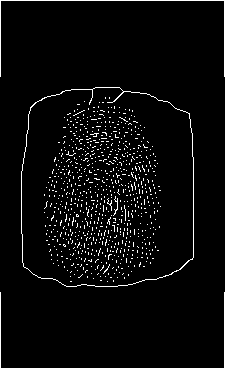
#> input picture output/3/012_3_1_thinned.png, 225 x 369 px
$ python sift_detect.py
#> lines starting #> are read from the running program, lines starting #| are printed output that depends on the picture; long printed decimals are rounded
import numpy as np
import cv2 as cv
import glob
import os

# Minimum match count to consider a valid match
MIN_MATCH_COUNT = 15

# Path to the directory with thinned images
output_dir = "./output/"

# Load the input image to find feature points
input_img = cv.imread("./output/3/012_3_1_thinned.png")
#> input_img is the input picture: shape (369, 225, 3); 4% white in thin lines or dots
input_img = input_img.astype("uint8")
gray = cv.cvtColor(input_img, cv.COLOR_BGR2GRAY)
#> gray: shape (369, 225); 4% white in thin lines or dots
sift = cv.xfeatures2d.SIFT_create()
kp1, des1 = sift.detectAndCompute(input_img, None)
#> kp1 = 328 keypoints; strongest (x, y, size): (77, 215, 2.3), (112, 220, 2.5), (114, 205, 3.2), (122, 230, 1.9)

flag = 0

# Loop through each subdirectory in the output folder
for sub_dir in os.listdir(output_dir):
    sub_dir_path = os.path.join(output_dir, sub_dir)

    # Check if the item is a directory
    if os.path.isdir(sub_dir_path):
        # Process each thinned .png file in the subdirectory
        for file in glob.glob(os.path.join(sub_dir_path, "*_thinned.png")):
            frame = cv.imread(file)
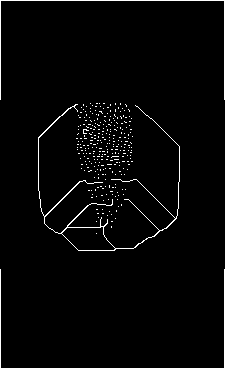
#> input picture output/101/101_1_thinned.png, 225 x 369 px
#> frame is the input picture: shape (369, 225, 3); 2.6% white in thin lines or dots
            frame = frame.astype("uint8")
            gray1 = cv.cvtColor(frame, cv.COLOR_BGR2GRAY)
#> gray1: shape (369, 225); 2.6% white in thin lines or dots

            # Detect keypoints and descriptors for the frame
            kp2, des2 = sift.detectAndCompute(frame, None)
#> kp2 = 115 keypoints; strongest (x, y, size): (109, 158, 2), (95, 141, 2.5), (111, 189, 2), (83, 148, 2)

            # Use FLANN based matcher
            FLANN_INDEX_KDTREE = 0
            index_params = dict(algorithm=FLANN_INDEX_KDTREE, trees=5)
            search_params = dict(checks=50)
            flann = cv.FlannBasedMatcher(index_params, search_params)
            matches = flann.knnMatch(
                np.asarray(des1, np.float32), np.asarray(des2, np.float32), k=2
            )
#> matches = 328 matches

            # Filter good matches using the ratio test
            good = []
            for m, n in matches:
                if m.distance < 0.7 * n.distance:
                    good.append(m)
#> after the loop, good = 3 matches

            # Calculate matching score as a decimal ratio of good matches to total keypoints in image
            score = len(good) / len(kp1) if kp1 else 0  # Ensure no division by zero
#> score = 0.00915
            if len(good) > MIN_MATCH_COUNT:
                print(f"Match {file}, score: {score}")
                flag = 1
            else:
                print(f"Not match {file}, score: {score}")
#| Not match ./output/101/101_1_thinned.png, score: 0.009146

            # Draw matches
            matchesMask = [1] * len(good)  # Only draw "good" matches
#> matchesMask = [1, 1, 1]
            draw_params = dict(
                matchColor=(0, 255, 0),  # draw matches in green color
                singlePointColor=None,
                matchesMask=matchesMask,  # draw only good matches
                flags=2,
            )
#> draw_params = 4 items
            img3 = cv.drawMatches(input_img, kp1, frame, kp2, good, None, **draw_params)
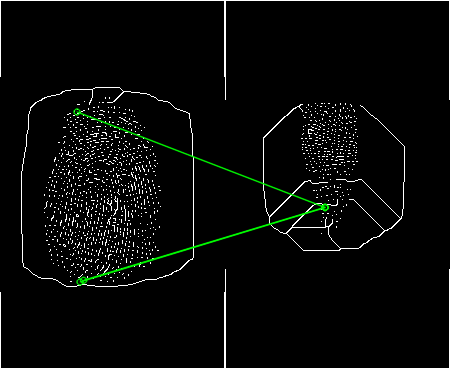
#> img3: shape (369, 450, 3); mean B, G, R 8.3, 9.7, 8.3
            cv.imshow("Result", img3)
            cv.waitKey(0)
            cv.destroyAllWindows()
#> pass 2 of the loop `for sub_dir in os.listdir(output_dir):`:
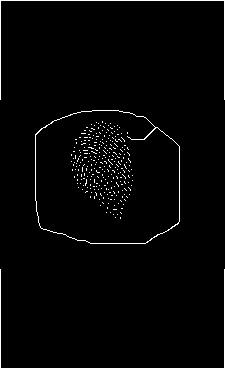
#> input picture output/102/102_1_thinned.png, 225 x 369 px
#> frame is the input picture: shape (369, 225, 3); 2.3% white in thin lines or dots
#> gray1: shape (369, 225); 2.3% white in thin lines or dots
#> kp2 = 88 keypoints; strongest (x, y, size): (119, 183, 1.9), (113, 150, 1.9), (89, 170, 2.1), (74, 154, 2)
#| Not match ./output/102/102_1_thinned.png, score: 0.009146
#> `img3 = cv.drawMatches(input_img, kp1, frame, kp2, good, None, **draw_p..`:
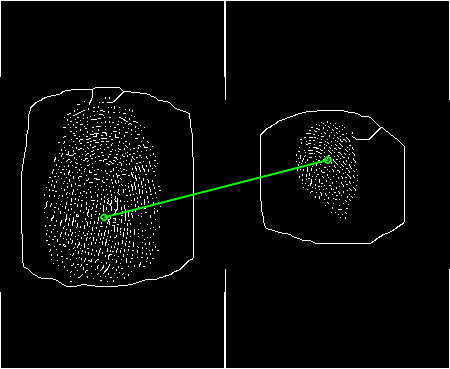
#> img3: shape (369, 450, 3); mean B, G, R 7.9, 8.7, 7.9
#> pass 3 of the loop `for sub_dir in os.listdir(output_dir):`:
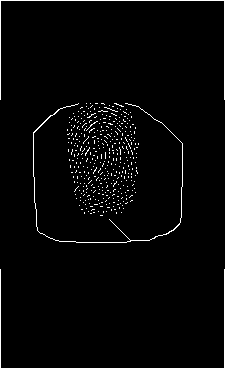
#> input picture output/103/103_1_thinned.png, 225 x 369 px
#> frame is the input picture: shape (369, 225, 3); 2.6% white in thin lines or dots
#> gray1: shape (369, 225); 2.6% white in thin lines or dots
#> kp2 = 137 keypoints; strongest (x, y, size): (107, 155, 2), (123, 174, 2), (115, 152, 2), (86, 142, 2)
#> after the loop `for m, n in matches:`: good = 2 matches
#> score = 0.0061
#| Not match ./output/103/103_1_thinned.png, score: 0.006098
#> matchesMask = [1, 1]
#> `img3 = cv.drawMatches(input_img, kp1, frame, kp2, good, None, **draw_p..`:
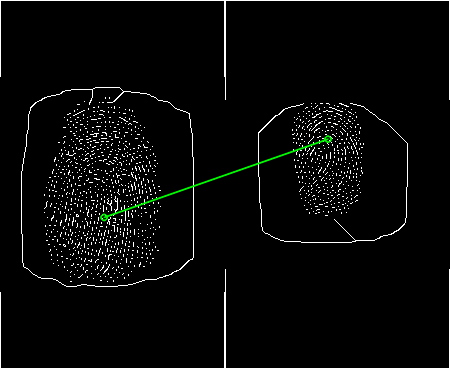
#> img3: shape (369, 450, 3); mean B, G, R 8.3, 9.1, 8.3
#> the loop made 4 passes; the first 3 are shown

# Check if any matches were found
if flag == 0:
    print("No strong matches among the given set.")
